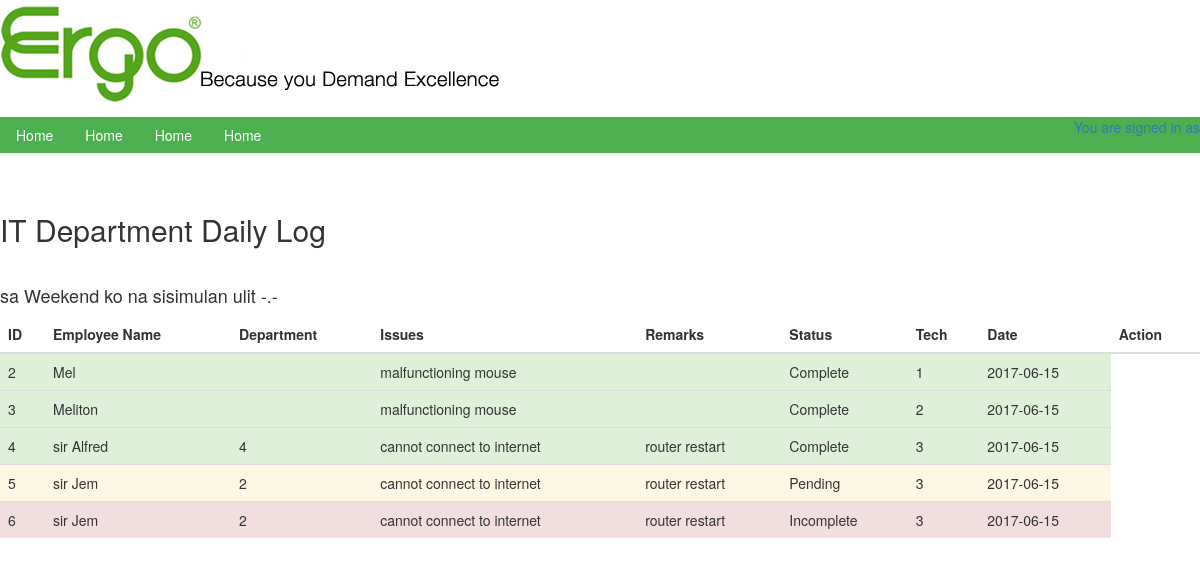
Page /index.php/Welcome/alsuccess on the committed database.
### tables this page shows
CREATE TABLE `daily_log` (
  `id` int(11) NOT NULL,
  `employee` varchar(500) NOT NULL,
  `department` varchar(250) NOT NULL,
  `conflict` varchar(1000) NOT NULL,
  `remarks` varchar(2500) NOT NULL,
  `status` varchar(10) NOT NULL,
  `tech` varchar(2500) NOT NULL,
  `date` varchar(100) NOT NULL
);

### application/controllers/Welcome.php (called while the page is built, shortened)
<?php
class Welcome extends CI_Controller {
	public function alsuccess()
	{
		$data['log'] = $this->User_model->getlog();
		$this->load->view('daily_log', $data);
	}
}

### index.php (called while the page is built, shortened)
<?php
require_once BASEPATH.'core/CodeIgniter.php';

### application/models/User_model.php (called while the page is built, shortened)
<?php
class User_model extends CI_Model {
public function getlog()
{
	$query = $this->db->select('*')->from('daily_log')->get();
	return $query->result();
}
}
?>

### application/views/daily_log.php (the view, shortened to what this page needs)
?><!DOCTYPE html>
<html lang="en">
 <link  href="<?php echo base_url();?>/public/css/w3.css" rel="stylesheet" type= "text/css"/>
<link href="<?php echo base_url();?>/public/bootstrap/css/bootstrap.css" rel="stylesheet" type="text/css"/>
<img src = "<?php echo base_url();?>/public/images/images.jpg">
<br><br>
<div class="w3-bar w3-green">
  <a href="#" class="w3-bar-item w3-button">Home</a>
  <a href="#" class="w3-bar-item w3-button">Home</a>
  <a href="#" class="w3-bar-item w3-button">Home</a>
  <a href="#" class="w3-bar-item w3-button">Home</a>
  <a class="w3-right">You are signed in as <?php echo $this->session->userdata('username');?> </a>
</div>
<br><br>
<h2> IT Department Daily Log</h2><br>
<table class="table">
<thead>
	<tr>
		<th>ID</th>
		<th>Employee Name</th>
		<th>Department</th>
		<th>Issues</th>
		<th>Remarks</th>
		<th>Status</th>
		<th>Tech</th>
		<th>Date</th>
		<th>Action</th>
	</tr>
</thead>
<tbody>
<?php
foreach($log as $logs):
	if($logs->status === "Complete")
		{
		echo "<tr class='success'>";
		echo "<td>$logs->id</td>";
		echo "<td>$logs->employee</td>";
		echo "<td>$logs->department</td>";
		echo "<td>$logs->conflict</td>";
		echo "<td>$logs->remarks</td>";
		echo "<td>$logs->status</td>";
		echo "<td>$logs->tech</td>";
		echo "<td>$logs->date</td>";
		echo "</tr>";
		}
	if($logs->status === "Pending")
		{
		echo "<tr class='warning'>";
		echo "<td>$logs->id</td>";
		echo "<td>$logs->employee</td>";
		echo "<td>$logs->department</td>";
		echo "<td>$logs->conflict</td>";
		echo "<td>$logs->remarks</td>";
		echo "<td>$logs->status</td>";
		echo "<td>$logs->tech</td>";
		echo "<td>$logs->date</td>";
		echo "</tr>";
		}
	if($logs->status === "Incomplete")
		{
		echo "<tr class='danger'>";
		echo "<td>$logs->id</td>";
		echo "<td>$logs->employee</td>";
		echo "<td>$logs->department</td>";
		echo "<td>$logs->conflict</td>";
		echo "<td>$logs->remarks</td>";
		echo "<td>$logs->status</td>";
		echo "<td>$logs->tech</td>";
		echo "<td>$logs->date</td>";
		echo "</tr>";
		}
?>
<?php endforeach;?>
<h4> sa Weekend ko na sisimulan ulit -.- <h4>
</tbody>
  </table>

### public/css/w3.css (style rules this page uses)
html { box-sizing:border-box }
*,*:before,*:after { box-sizing:inherit }
html { -ms-text-size-adjust:100%;-webkit-text-size-adjust:100% }
a { background-color:transparent;-webkit-text-decoration-skip:objects }
img { border-style:none }
html,body { font-family:Verdana,sans-serif;font-size:15px;line-height:1.5 }
html { overflow-x:hidden }
h2 { font-size:30px }
h4 { font-size:20px }
h1,h2,h3,h4,h5,h6 { font-family:"Segoe UI",Arial,sans-serif;font-weight:400;margin:10px 0 }
img { margin-bottom:-5px }
a { color:inherit }
.w3-btn,.w3-button { border:none;display:inline-block;outline:0;padding:8px 16px;vertical-align:middle;overflow:hidden;text-decoration:none;color:inherit;background-color:inherit;text-align:center;cursor:pointer;white-space:nowrap }
.w3-btn,.w3-button { -webkit-touch-callout:none;-webkit-user-select:none;-khtml-user-select:none;-moz-user-select:none;-ms-user-select:none;user-select:none }
.w3-bar { width:100%;overflow:hidden }
.w3-bar .w3-bar-item { padding:8px 16px;float:left;width:auto;border:none;outline:none;display:block }
.w3-bar .w3-button { white-space:normal }
.w3-container:after,.w3-container:before,.w3-panel:after,.w3-panel:before,.w3-row:after,.w3-row:before,.w3-row-padding:after,.w3-row-padding:before, .w3-cell-row:before,.w3-cell-row:after,.w3-clear:after,.w3-clear:before,.w3-bar:before,.w3-bar:after { content:"";display:table;clear:both }
.w3-right { float:right!important }
.w3-green,.w3-hover-green:hover { color:#fff!important;background-color:#4CAF50!important }

### rows in the picture
daily_log: id "2", employee "Mel", conflict "malfunctioning mouse", status "Complete", tech "1", date "2017-06-15"
daily_log: id "3", employee "Meliton", conflict "malfunctioning mouse", status "Complete", tech "2", date "2017-06-15"
daily_log: id "4", employee "sir Alfred", department "4", conflict "cannot connect to internet", remarks "router restart", status "Complete", tech "3", date "2017-06-15"
daily_log: id "5", employee "sir Jem", department "2", conflict "cannot connect to internet", remarks "router restart", status "Pending", tech "3", date "2017-06-15"
daily_log: id "6", employee "sir Jem", department "2", conflict "cannot connect to internet", remarks "router restart", status "Incomplete", tech "3", date "2017-06-15"
